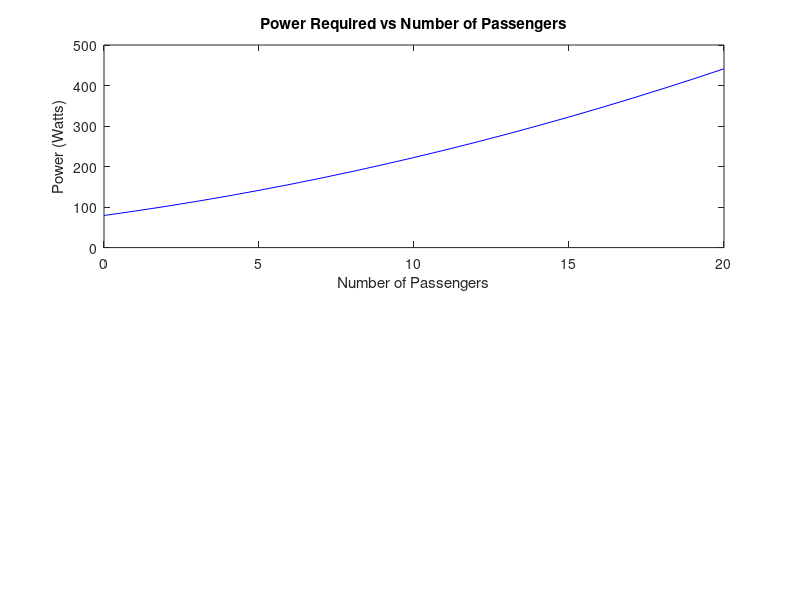
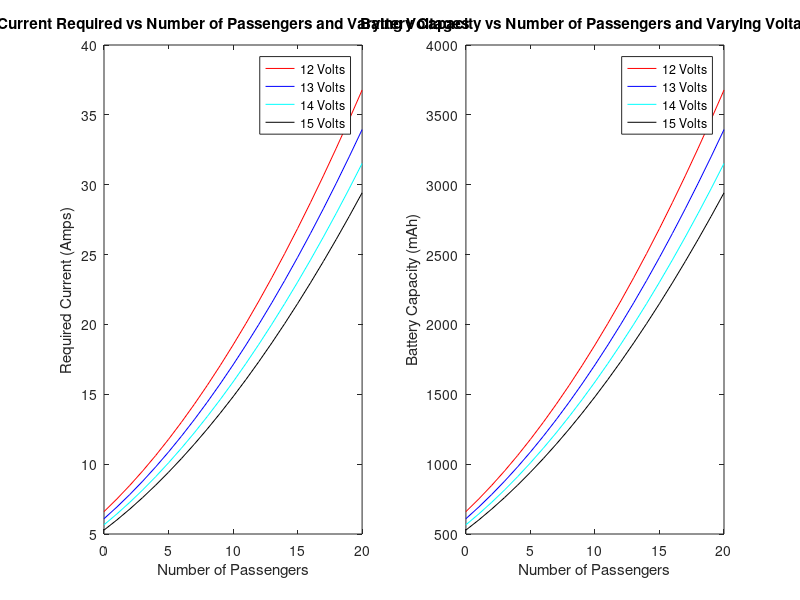

These charts were generated, in order, by the following MATLAB code:
%This function calculates the power, amperage, and milliamp-hour
%requirements when the number of passengers increases in our plane.
%
%Inputs: number of passengers (N), velocity (V)
%Outputs: Power, Amps, mAh

close all
clc

g = 9.81; %gravity constant

% Parameter Inputs (held constant now, but can be variables)
V = 11;     %m/s (minimum speed required to complete track in given time)
N = 20;     %maximum number of passengers to be evaluated

% Cargo Parameters
int = 1;
num_pass = (0:int:N);       
m_plane = 2;                %kg (assumed)
passenger_mass = .114;      %kg (4 oz)
suitcase_mass = .029;       %kg (1 oz)
length_passenger = .033;    %meters (1.25 inches)
length_baggage = .025;      %meters (1 inch)
width_passenger = length_passenger;

% Fuselage Mass Calculations
rho_carbon = 2000; %kg/m^3
df = width_passenger*4; %diameter of fuselage in meters (will be about 4 inches)
l = .5 + ((N/3)*(length_passenger + length_baggage)); % fuselage length starts at .5 meter long and extends with increasing number of passengers
Afuselage = pi()*df*l;  %surface area of fuselage
fuselage_thickness = .003; %thickness of fuselage shell in meters
fuselage_mass = Afuselage*fuselage_thickness; %kg

cargo = num_pass*(passenger_mass + suitcase_mass) + num_pass.*fuselage_mass;
m = m_plane + cargo;

% Plane Dimensions
b = 1.524;      %5 foot wingspan
c = 0.2286;     %9 inch chord
c_elv = 0.1524; % 6 inch elevator chord
b_elv = 0.5334; % 1.75 ft elevator span


% Aerodynamic Calculations
L = m*g;                            %Lift required
K = .38;                            %empirical constant
Aplanform = c*b;
Aplanform_tail = c_elv*b_elv;
tcratio_tail = .10;                 %tail thickness (NACA 0010)
AR = b^2/Aplanform;                 %aspect ratio
AR_tail = b_elv^2/Aplanform_tail;
tcratio = .0994;                    %thickness to cord ratio (Eppler 66)
R = 287.05;                         %gas constant for air
T = 278;                            %k from standard atmosphere calculator (Provo)
P = 83427;                          %air pressure from S.A. in Provo
rho = P/(R*T);                      %density of air in Provo
Lw = 0.7*L;                         % percent of wieght carried by wing
Lt = 0.3*L;                         % percent of weight carried by tail
sweep = 0;                          %straight wings
Z = 2*cos(sweep);
k = 1 + Z*tcratio + 100*((tcratio)^4); %form factor
k_tail = 1 + Z*tcratio + 100*((tcratio_tail)^4);
einv = .98*(1-2*(df/b)^2);          %inviscid span efficiency
einv_tail = .98*(1-2*(df/b_elv)^2);

Swet = 2*(1+.2*tcratio)*Aplanform+Afuselage;
Swet_tail = 2*(1+.2*tcratio_tail)*Aplanform_tail;
Sref = Aplanform;
Sref_tail = Aplanform_tail;

%Create Variable Vectors

for i = 1:4
    for j = 1:((N/int) + 1)
    
    
    qinf(j) = .5*rho*V^2; %dynamic pressure
    mu = 0.0000175938; %dynamic viscosity
    Re = rho*V*c/mu; %Reynolds
    Cf = .074/(Re^.2); %skin friction coefficient
    
   
    Cdp = k*Cf*Swet/Sref; %wing & body parasitic drag
    Cdp_tail = k_tail*Cf*Swet_tail/Sref_tail; %pd on tail
    %{
    e(j) = 1/(1/einv+K*Cdp(j)*pi()*AR); %oswald efficiency factor
    e_tail(j) = 1/(1/einv_tail+K*Cdp_tail(j)*pi()*AR_tail);
    %}
    Cl(j) = (Lw(j))/(.5*rho*V^2*Sref); %coefficient of lift needed
    Cl_tail(j) = (Lt(j))/(.5*rho*V^2*Sref_tail);
    %Cd(j) = Cdp(j) + Cl(j)^2/(pi()*AR*e(j)); % drag coefficient
    %Cd_tail(j) = Cdp_tail(j) + Cl_tail(j)^2/(pi()*AR_tail*e_tail(j));
    %{
    D(j) = Cdp(j)*qinf(j)*Sref + (Lw)^2/(qinf(j)*pi()*b^2*e(j))*1.1;
    D_tail(j) = Cdp_tail(j)*qinf(j)*Sref_tail + ...
                (Lt)^2/(qinf(j)*pi()*b_elv^2*e_tail(j));
    D_total(j) = (D(j) + D_tail(j))*1.1;
    ratio(j) = L/D_total(j);
    %}
    Cl_total(j) = L(j)/(.5*rho*V^2*Sref);               % total lift needed
    Power(j) = (Cdp+K*Cl_total(j)^2)*.5*rho*V^3*Sref;   %in watts
    volts(i,j) = (1/(i+11))*Power(j);                   %current required to supply equivalent power with different voltage-rated batteries (12-15 Volts)
    mAh(i,j) = 1000*(1/10)*volts(i,j);                  %mAh required to run at full throttle and last 6 minutes
    end
end

figure
subplot(2,1,1)
plot(num_pass,Power,'b')
xlabel("Number of Passengers")
ylabel("Power (Watts)")
title("Power Required vs Number of Passengers")

figure
subplot(1,2,1)
plot(num_pass,volts(1,:),'r')
hold on
plot(num_pass,volts(2,:),'b')
plot(num_pass,volts(3,:),'c')
plot(num_pass,volts(4,:),'k')
hold off
xlabel("Number of Passengers")
ylabel("Required Current (Amps)")
legend("12 Volts","13 Volts", "14 Volts","15 Volts")
title("Current Required vs Number of Passengers and Varying Voltages")

subplot(1,2,2)
plot(num_pass,mAh(1,:),'r')
hold on
plot(num_pass,mAh(2,:),'b')
plot(num_pass,mAh(3,:),'c')
plot(num_pass,mAh(4,:),'k')
hold off
xlabel("Number of Passengers")
ylabel("Battery Capacity (mAh)")
legend("12 Volts","13 Volts", "14 Volts","15 Volts")
title("Battery Capacity vs Number of Passengers and Varying Voltages")




